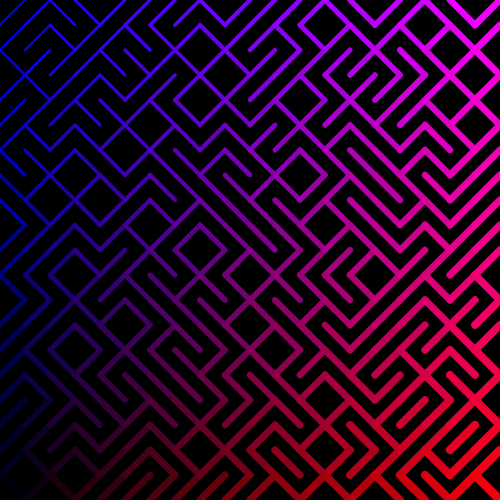
Frame 1 (no input)
Frame 60 (no input): identical to frame 1, image omitted
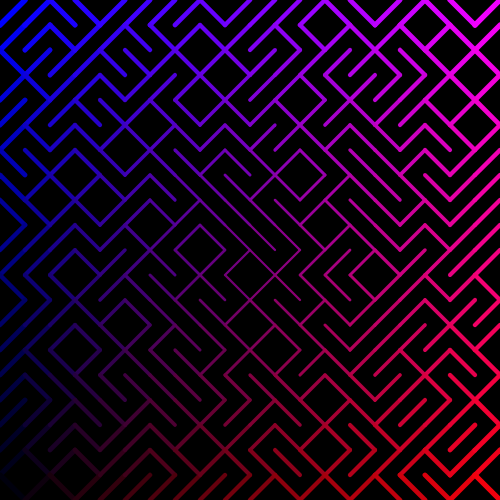
Frame 120 (the mouse pressed at the canvas centre since frame 60)

The p5.js sketch that drew these frames (run headless with seeded random() and noise() and a simulated clock; from frame 60 on, the mouse is pressed at the canvas centre):

// p5.js sketch
// ── sketch.js
let shapes = [];
let canvasSize = 500;
let numOfShapes = 20;
let shapeSize = canvasSize/numOfShapes;
let d, col, randomNum;

function setup() {
  createCanvas(canvasSize, canvasSize);
  colorMode(RGB, numOfShapes, numOfShapes, numOfShapes);

  for (let i = 0; i < numOfShapes; i++) {
    for (let j = 0; j < numOfShapes; j++) {
      shapes.push(new Shape(i, j));
    }
  }
}

function draw() {
  background(0);
  randomSeed(10);
  shapes.forEach(shape => {
    shape.render();
  });
}

class Shape {
  constructor(_i, _j) {
    this.i = _i;
    this.j = _j;
    this.s = shapeSize;
    this.x = this.i * this.s; //transX
    this.y = this.j * this.s; //transY
    this.sw = 1;
  }

  render() {
    push();
    translate(this.x, this.y);

    d = dist(mouseX, mouseY, this.x, this.y);
    this.sw = map(d, 0, width, 2, 7);
    col = color(this.i, 0, numOfShapes - this.j);
    strokeWeight(this.sw);
    stroke(col);
    randomNum = round(random(0, 1));
    if (randomNum == 0) {
      line(0, this.s, this.s, 0);
    } else {
      line(0, 0, this.s, this.s);
    }
    
    pop();
  }
}
